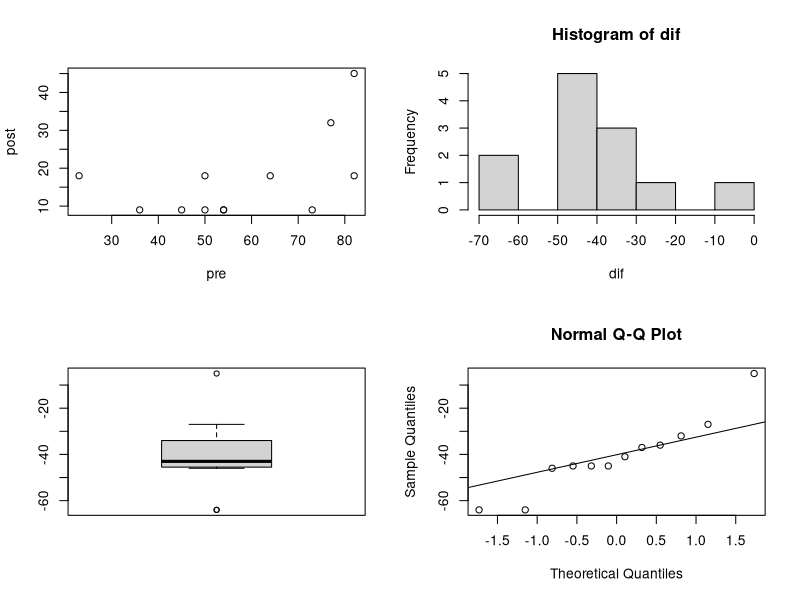

This figure's R source:
# A study was done to determine whether or not fire can be used as a viable 
# management tool to increase the amount of forage available to deer. The 
# question of interest is if fire changes calcium levels present in the soil? 
# The experiment was conducted on 12 plots and calcium was measured on soil 
# samples before and after the burn. Data are in units of kilograms per plot. 
# (Source: Probability and Statistics for Engineers and Scientist by Walpole et 
# al, 7th edtion.)

# Before measurements
pre  <- c(50, 50, 82, 64, 82, 73, 77, 54, 23, 45, 36, 54)

# After measurements
post <- c( 9, 18, 45, 18, 18,  9, 32,  9, 18,  9,  9,  9)

# Paired differences: post - pre
dif <- post - pre

# Graphics
par(mfrow = c(2, 2))
plot(pre, post)
hist(dif)
boxplot(dif)
qqnorm(dif)
qqline(dif)

# Paired t-test
t.test(dif, conf.level = 0.95)
# 
# One Sample t-test
# 
# data:  dif
# t = -8.9028, df = 11, p-value = 2.331e-06
# alternative hypothesis: true mean is not equal to 0
# 95 percent confidence interval:
#   -50.61646 -30.55020
# sample estimates:
#   mean of x 
# -40.58333
